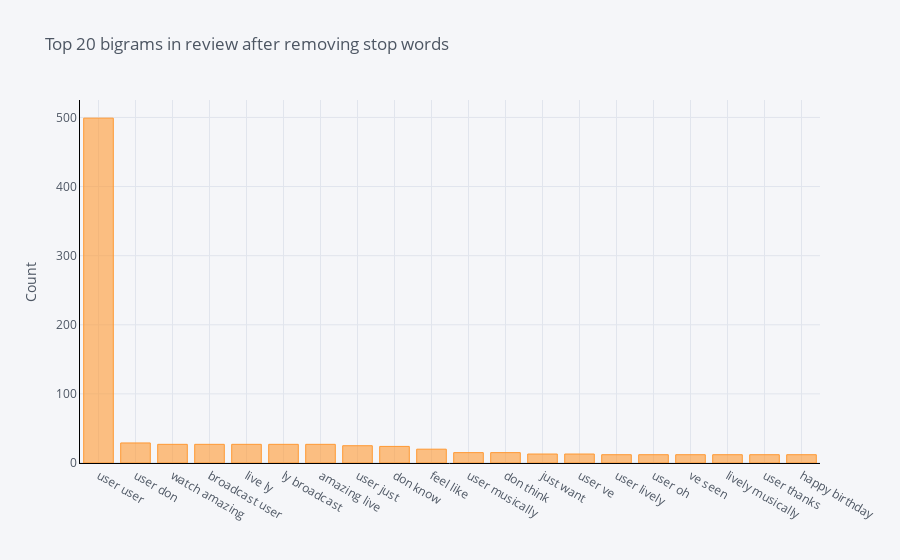

Here is the notebook cell this chart was saved with:
### Code cell
df4.groupby('ReviewText').sum()['count'].sort_values(ascending=False).iplot(
    kind='bar', yTitle='Count', linecolor='black', title='Top 20 bigrams in review after removing stop words')

### Figure 1 — Plotly figure (JSON) as saved in the notebook; plotly's stock layout.template omitted (floating-point values rounded to 4 significant figures)
{"data": [{"name": "count", "text": "", "y": [499, 29, 27, 27, 27, 27, 27, 25, 24, 20, 15, 15, 13, 13, 12, 12, 12, 12, 12, 12], "marker": {"color": "rgba(255, 153, 51, 0.6)", "line": {"color": "rgba(255, 153, 51, 1.0)", "width": 1}}, "x": ["user user", "user don", "watch amazing", "broadcast user", "live ly", "ly broadcast", "amazing live", "user just", "don know", "feel like", "user musically", "don think", "just want", "user ve", "user lively", "user oh", "ve seen", "lively musically", "user thanks", "happy birthday"], "type": "bar", "orientation": "v"}], "layout": {"title": {"text": "Top 20 bigrams in review after removing stop words", "font": {"color": "#4D5663"}}, "paper_bgcolor": "#F5F6F9", "plot_bgcolor": "#F5F6F9", "yaxis": {"tickfont": {"color": "#4D5663"}, "title": {"text": "Count", "font": {"color": "#4D5663"}}, "showgrid": true, "zerolinecolor": "#E1E5ED", "gridcolor": "#E1E5ED", "linecolor": "black"}, "xaxis": {"tickfont": {"color": "#4D5663"}, "title": {"text": "", "font": {"color": "#4D5663"}}, "showgrid": true, "zerolinecolor": "#E1E5ED", "gridcolor": "#E1E5ED", "linecolor": "black"}, "legend": {"bgcolor": "#F5F6F9", "font": {"color": "#4D5663"}}}}
